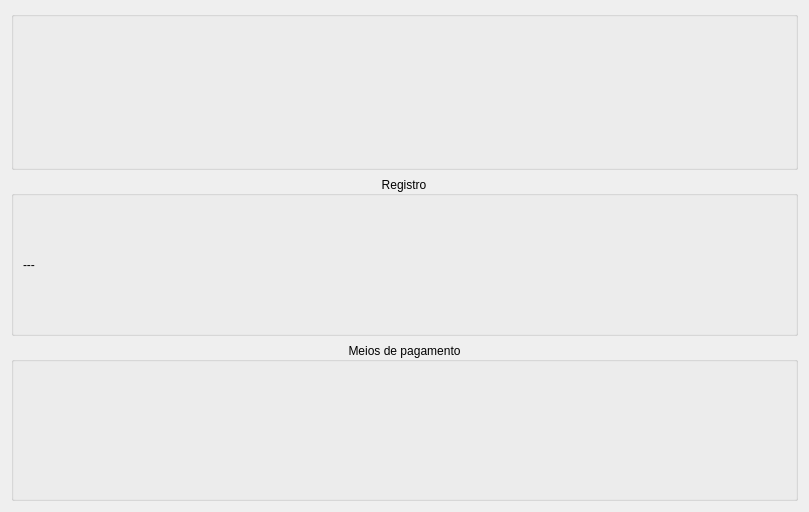
<?xml version="1.0" encoding="UTF-8"?>
<ui version="4.0">
 <class>DialogRegister</class>
 <widget class="QDialog" name="DialogRegister">
  <property name="geometry">
   <rect>
    <x>0</x>
    <y>0</y>
    <width>809</width>
    <height>512</height>
   </rect>
  </property>
  <property name="windowTitle">
   <string>Registro</string>
  </property>
  <layout class="QGridLayout" name="gridLayout">
   <item row="1" column="0">
    <widget class="QGroupBox" name="groupBox">
     <property name="autoFillBackground">
      <bool>false</bool>
     </property>
     <property name="styleSheet">
      <string notr="true"/>
     </property>
     <property name="title">
      <string>Registro</string>
     </property>
     <property name="alignment">
      <set>Qt::AlignCenter</set>
     </property>
     <property name="flat">
      <bool>false</bool>
     </property>
     <property name="checkable">
      <bool>false</bool>
     </property>
     <layout class="QGridLayout" name="gridLayout_2">
      <item row="0" column="0">
       <widget class="QLabel" name="lbRegisterInformation">
        <property name="text">
         <string>---</string>
        </property>
        <property name="alignment">
         <set>Qt::AlignLeading|Qt::AlignLeft|Qt::AlignVCenter</set>
        </property>
        <property name="wordWrap">
         <bool>true</bool>
        </property>
       </widget>
      </item>
     </layout>
    </widget>
   </item>
   <item row="2" column="0">
    <widget class="QGroupBox" name="groupBox_3">
     <property name="title">
      <string>Meios de pagamento</string>
     </property>
     <property name="alignment">
      <set>Qt::AlignCenter</set>
     </property>
     <layout class="QGridLayout" name="gridLayout_4">
      <item row="0" column="0">
       <widget class="QLabel" name="lbPagSeguro">
        <property name="frameShadow">
         <enum>QFrame::Plain</enum>
        </property>
        <property name="text">
         <string/>
        </property>
        <property name="pixmap">
         <pixmap resource="Resources.qrc">:/resources/images/pagseguro.gif</pixmap>
        </property>
        <property name="alignment">
         <set>Qt::AlignCenter</set>
        </property>
       </widget>
      </item>
     </layout>
    </widget>
   </item>
   <item row="0" column="0">
    <widget class="QGroupBox" name="groupBox_2">
     <property name="title">
      <string/>
     </property>
     <layout class="QGridLayout" name="gridLayout_3">
      <item row="0" column="0">
       <widget class="QLabel" name="lbLogo">
        <property name="frameShadow">
         <enum>QFrame::Plain</enum>
        </property>
        <property name="text">
         <string/>
        </property>
        <property name="pixmap">
         <pixmap resource="Resources.qrc">:/resources/images/logo.png</pixmap>
        </property>
       </widget>
      </item>
     </layout>
    </widget>
   </item>
  </layout>
 </widget>
 <resources>
  <include location="Resources.qrc"/>
 </resources>
 <connections/>
</ui>
